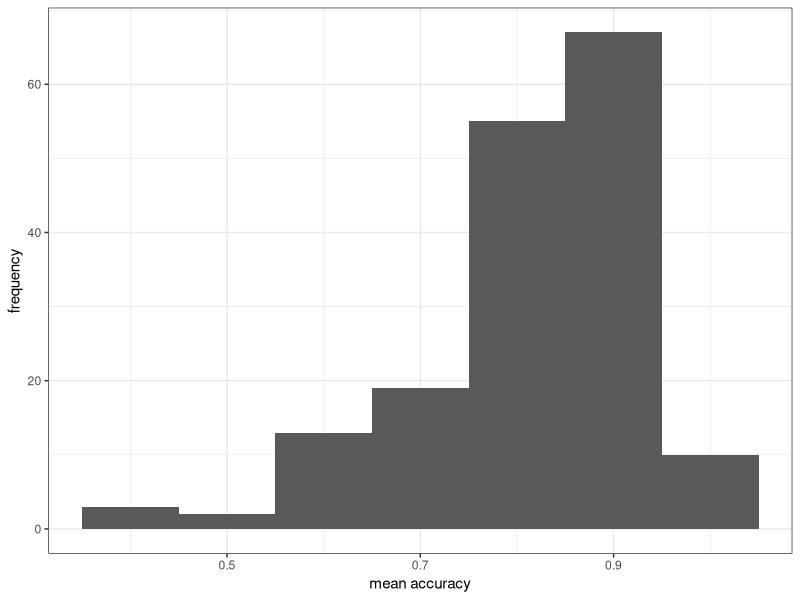
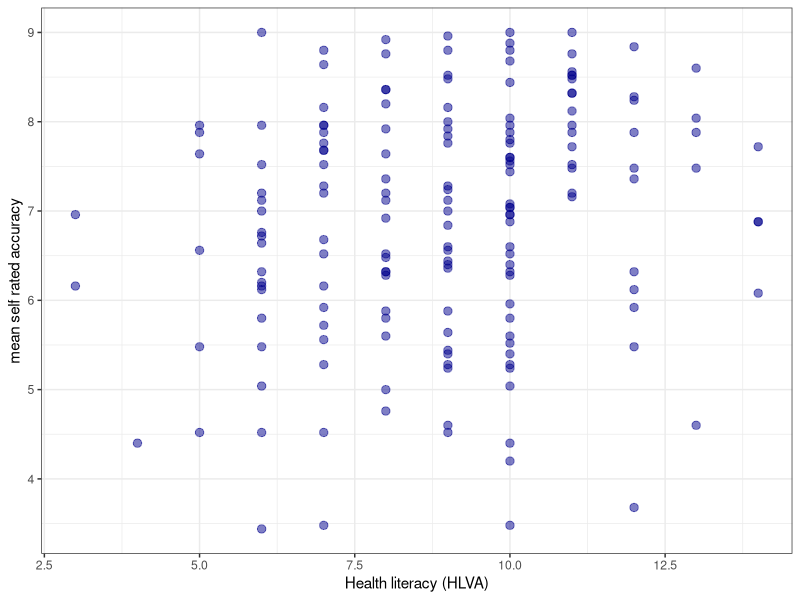

Generate these figures, in order, with R:
## ---- chunk 1
#| warning: false
#| echo: false
library(kableExtra)
library(tidyverse)
## ---- chunk 2
#| warning: false
#| echo: false
study.one <- read_csv("study-one-general-participants.csv")  
study.two <- read_csv("study-two-general-participants.csv")
## ---- chunk 3
#| label: fig-histogram
#| fig-cap: "How-to guide example of a histogram showing observed mean accuracy of understanding of health information"
#| fig-alt: "The figure presents a histogram representing the distribution of mean accuracy scores in the study one dataset. The distribution is skewed with a peak around .8 and a long tail towards lower scores." 
#| fig-width: 4
#| fig-height: 4
#| warning: false
#| echo: false
study.one %>%
  ggplot(aes(x = mean.acc)) +
  geom_histogram(binwidth = 0.1) +
  theme_bw() +
  labs(x = "mean accuracy", y = "frequency")
## ---- chunk 4
#| label: fig-scatterplot
#| fig-cap: "How-to guide example of a scatterplot representing the potential association between values of health literacy (HLVA) and mean self-rated accuracy of understanding of health information."
#| fig-alt: "The figure presents a scatterplot: points in dark blue represent the potential covariation in health literacy (shown in the x-axis position) and mean self-rated accuracy of understanding of health information. The cloud of points appear to trend upwards so that higher levels of health literacy are assocaited with higher self-rated accuracy."
#| fig-width: 4
#| fig-height: 4
#| warning: false
#| echo: false
ggplot(data = study.one, aes(x = HLVA, y = mean.self)) +
  geom_point(alpha = 0.5, size = 2.5, colour = "darkblue")  +
  theme_bw() +
  labs(x = "Health literacy (HLVA)", y = "mean self rated accuracy")
## ---- chunk 5
#| label: headcheck-wide
#| echo: false
# head(behaviour.rt)
study.two %>%
  filter(participant_ID == c('studytwo.1', 'studytwo.10', 'studytwo.100', 'studytwo.101')) %>%
  as.data.frame() %>%
  kable() %>%
  kable_styling()
